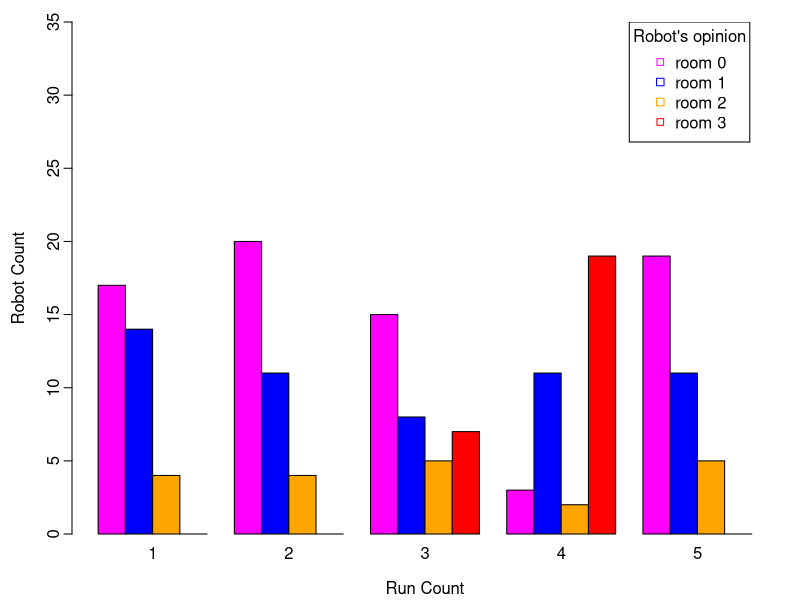

Generate this figure with R:
A <- matrix(c(17, 14, 4, 0,
              20, 11, 4, 0,
              15, 8, 5, 7,
              3, 11, 2, 19,
              19, 11, 5, 0),
            nrow=4, ncol=5)

pdf("exp7.pdf", width=16/2.54, height=10/2.54,
    pointsize=10)
par(mgp=c(2.2,0.45,0), tcl=-0.4, mar=c(3.3,3.6,1.1,1.1))

barplot(A,
        names.arg=c(1, 2, 3, 4, 5),
        xlab="Run Count",
        ylab="Robot Count",
        col=c("magenta", "blue", "orange", "red"),
        beside=TRUE,
        ylim=c(0,35)
        )
legend(x=20.5, y=35,
       c("room 0", "room 1", "room 2", "room 3"),
       cex=1,
       title="Robot's opinion",
       col=c("magenta", "blue", "orange", "red"),
       pch=c(22,0,0)
       )
dev.off()

